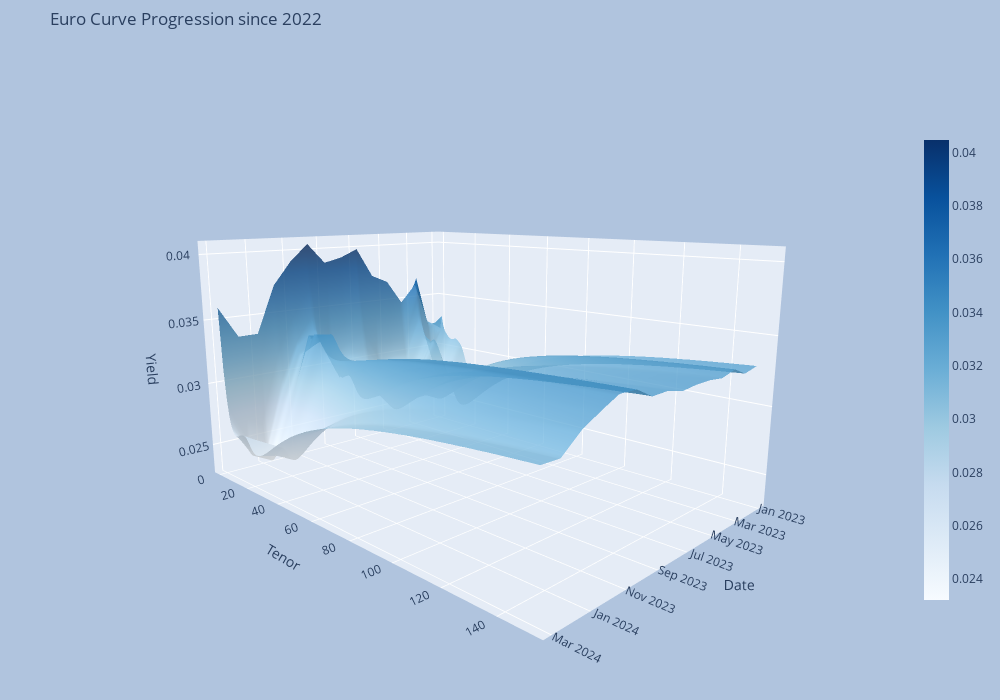

Notebook code for this chart:
### Code cell
plotCurvesOverTime(countriesDict,"Euro", "Blues")

### Figure 1 — Plotly figure (JSON) as saved in the notebook; plotly's stock layout.template omitted (floating-point values rounded to 4 significant figures; data arrays with more than 128 entries replaced by an {"elided": "..."} marker saying what was removed)
{"data": [{"colorbar": {"len": 0.75, "thickness": 25}, "colorscale": [[0, "rgb(247,251,255)"], [0.125, "rgb(222,235,247)"], [0.25, "rgb(198,219,239)"], [0.375, "rgb(158,202,225)"], [0.5, "rgb(107,174,214)"], [0.625, "rgb(66,146,198)"], [0.75, "rgb(33,113,181)"], [0.875, "rgb(8,81,156)"], [1, "rgb(8,48,107)"]], "opacity": 0.8, "type": "surface", "x": ["2022-12-31", "2023-01-31", "2023-02-28", "2023-03-31", "2023-04-30", "2023-05-31", "2023-06-30", "2023-07-31", "2023-08-31", "2023-09-30", "2023-10-31", "2023-11-30", "2023-12-31", "2024-01-31", "2024-02-29"], "y": {"elided": "150 int values"}, "z": {"elided": "150x15 float values"}}], "layout": {"autosize": false, "height": 700, "margin": {"b": 10, "l": 50, "r": 20, "t": 50}, "paper_bgcolor": "LightSteelBlue", "scene": {"aspectratio": {"x": 1, "y": 1.4, "z": 0.75}, "camera": {"center": {"x": 0, "y": 0, "z": 0}, "eye": {"x": 1.6, "y": 1.6, "z": 0.5}, "up": {"x": 0, "y": 0, "z": 1}}, "xaxis": {"title": {"text": "Date"}}, "yaxis": {"title": {"text": "Tenor"}}, "zaxis": {"title": {"text": "Yield"}}}, "title": {"text": "Euro Curve Progression since 2022"}, "width": 1000}}
